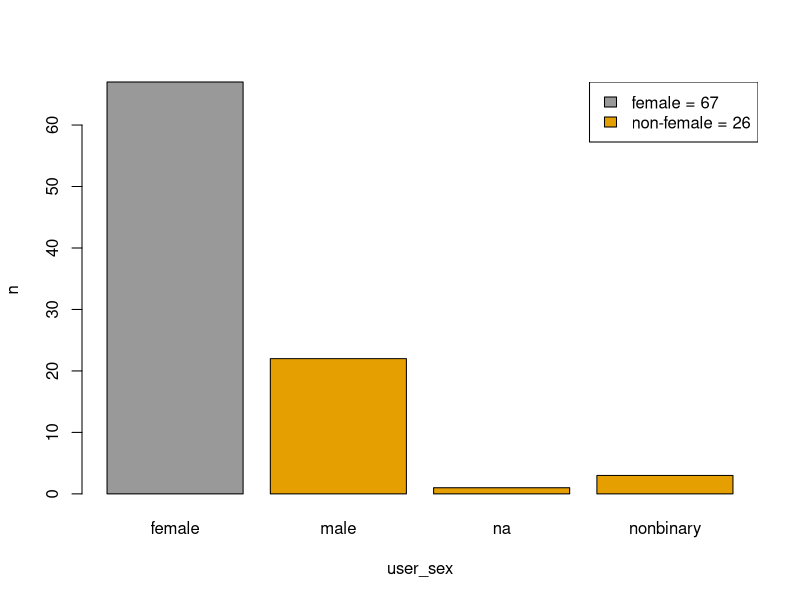
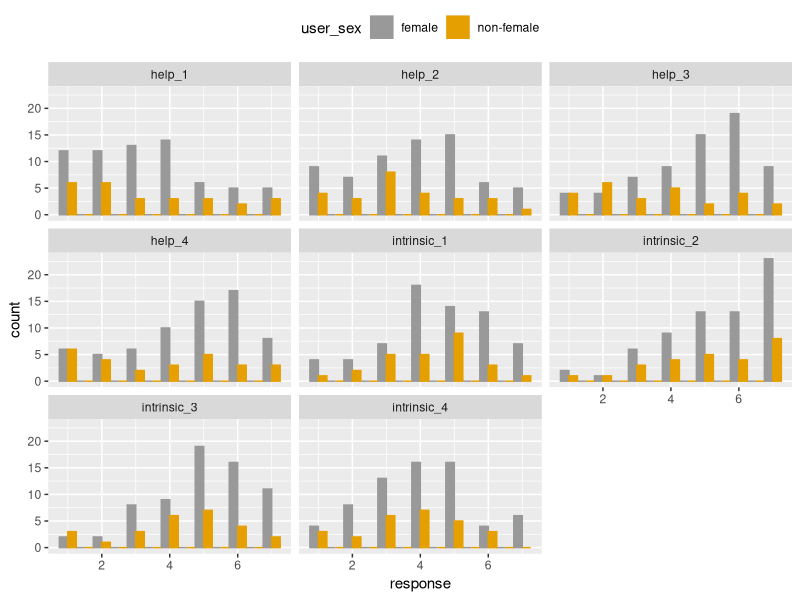

Reproduce these figures in R, in order.
## ---- chunk 1

library(dplyr)
library(tidyverse)
library(ggplot2)

# you will need to add extra packages in here to do the rest of your analyses

demo <- read_csv("demographics_2021_pilot.csv")
mslq <- read_csv("MSLQ_2021_pilot.csv")

## ---- chunk 2

demo_final <- demo %>% 
  group_by(user_id, q_id) %>% 
  filter(session_id == min(session_id), endtime == min(endtime)) %>% 
  filter(row_number() == 1) %>% 
  ungroup() %>% 
  filter(user_status %in% c("guest", "registered")) %>%
  select(user_id, user_sex, user_age, q_name, dv) %>%
  pivot_wider(names_from = q_name, values_from = dv)

mslq_final <- mslq %>% 
  group_by(user_id, q_id) %>% 
  filter(session_id == min(session_id), endtime == min(endtime)) %>% 
  filter(row_number() == 1) %>% 
  ungroup() %>% 
  filter(user_status %in% c("guest", "registered")) %>%
  select(user_id, user_sex, user_age, q_name, dv) %>%
  arrange(q_name) %>%
  pivot_wider(names_from = q_name, values_from = dv)

## ---- chunk 3

# merge data frames
joined_data <- as_tibble(merge(demo_final, 
                               mslq_final))

## ---- chunk 4

# select the gender column, and MSLQ variables
selected_data <- select(joined_data,
                        user_id, user_sex,
                        intrinsic_1:intrinsic_4,
                        help_1:help_4)

## ---- chunk 5

# convert to data.frame and drop NaNs
filtered_data <- data.frame(drop_na(selected_data))

## ---- chunk 6

# group by count
data_count <- data.frame(filtered_data %>% 
                           count(user_sex))

# MSLQ variables
intrinsic <- c(names(filtered_data)[str_detect(names(filtered_data), 
                                               "intrinsic")])
help <- c(names(filtered_data)[str_detect(names(filtered_data), 
                                          "help")])

# restructure
data <- pivot_longer(filtered_data,
                     cols=c(intrinsic, help),
                     names_to="item",
                     values_to="response") %>%
  mutate(., 
         user_sex = case_when(user_sex %in% c("nonbinary",
                                              "na") ~ "non-female",
                              user_sex == "male"    ~ "non-female",
                              user_sex == "female"  ~ "female"))

# variables
gender <- c(unique(data$user_sex))
n_gender <- c(sum(data_count$n[data_count$user_sex == "female"]),
              sum(data_count$n[data_count$user_sex != "female"]))

# plotting format
grey     = "#999999"
yellow   = "#E69F00"
cyanblue = "#56B4E9"

# plot gender counts
jpeg(file="plots/count.jpeg")
barplot(data_count$n, 
        names.arg=data_count$user_sex,
        ylab="n", xlab="user_sex",
        col=c(grey, yellow, yellow, yellow))
legend("topright", 
       c(sprintf("%s = %i", gender[1], n_gender[1]), 
         sprintf("%s = %i", gender[2], n_gender[2])), 
       fill = c(grey, yellow))
dev.off()

# plot data distribution
jpeg(file="plots/distribution.jpeg")
ggplot(data=data, 
       mapping=aes(x=response, color=user_sex, fill=user_sex)) + 
  geom_histogram(binwidth=.5, position="dodge") + 
  facet_wrap(facet=vars(item)) +
  scale_color_manual(values=c("#999999", "#E69F00", "#56B4E9")) +
  scale_fill_manual(values=c("#999999", "#E69F00", "#56B4E9")) + 
  theme(legend.position="top")
dev.off()

# remove raw data objects
rm(demo, 
   mslq,
   demo_final,
   mslq_final,
   joined_data,
   selected_data)

## ---- chunk 7

## ---- chunk 8

## ---- chunk 9

## ---- chunk 10

## ---- chunk 11

## ---- chunk 12
